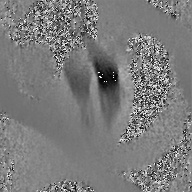
#> input picture imgs/gray_frames/36.jpg, 192 x 192 px, found by its file name
$ jupyter execute --allow-errors Phase-Unwrap.ipynb   (older library calls are emulated)
#> lines starting #> are read from the running program, lines starting #| are printed output that depends on the picture; after the words box and inside, x2 and y2 are one past the last pixel; in counts of white or black regions, pixels touching at a corner belong together
[cell 1]
import numpy as np
from matplotlib import pyplot as plt
import cv2

#> (the rest of this cell did not finish here and is left out)

[cell 2]
import numpy as np
from matplotlib import pyplot as plt
import cv2

[cell 3]
import os

dir_ = "./gray_frames"
fname = os.path.join(dir_,'36.jpg')
print(fname)
hsv = cv2.imread(fname)
#> hsv is the input picture: shape (192, 192, 3); min 0, max 254, mean 123.2
print(hsv.shape)
#| (192, 192, 3)
hsv=cv2.cvtColor(hsv, cv2.COLOR_BGR2GRAY)
#> hsv: shape (192, 192)
print(hsv.shape)
#| (192, 192)
cv2.imshow('img2_hsv',hsv)
cv2.waitKey(0)


import glob

#print(glob.glob("./processed/processed/phase_data_la4ch1/png_frames/*.png"))
hsv_images = [cv2.imread(file) for file in glob.glob("./hsv_frames/*.jpg")]
print(len(hsv_images))

'''
img2.shape
img2_rgb=cv2.cvtColor(img2, cv2.COLOR_HSV2RGB)
'''
'''
cv2.imshow('img2_rgb',img)
cv2.imshow('img2_hsv',hsv)
cv2.waitKey(0)
'''

[cell 4]
# lower mask (0-10)
lower_red = np.array([0,50,50])
upper_red = np.array([10,255,255])
#> (the rest of this cell did not finish here and is left out)

#> (a cell that did not finish here is left out)

[cell 6]
import os
# [81 lines left out: functions identify_phasewrap, draw_bbox, main, not called in this run]


#main()

[cell 7]
import numpy as np
from matplotlib import pyplot as plt
import cv2

import os

def identify_phasewrap_gray(gray):

    # takes in a single img in hsv format

    # returns x,y,w,h of the rect bbox around phase-wrap ROI

    mask1 = cv2.inRange(gray, 10, 30)
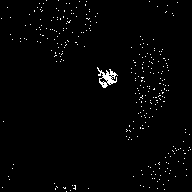
#> mask1: shape (192, 192); 1.5% white in thin lines or dots
    mask2 = cv2.inRange(gray, 30, 35)
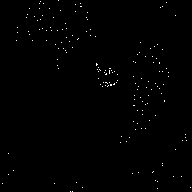
#> mask2: shape (192, 192); 0.52% white in thin lines or dots

    mask = cv2.bitwise_or(mask1, mask2)
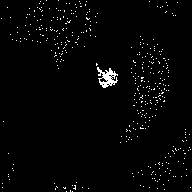
#> mask: shape (192, 192); 2% white in thin lines or dots
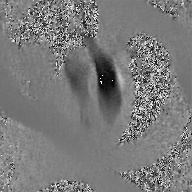
#> input picture imgs/gray_frames/40.jpg, 192 x 192 px, found by its file name
#> in load_image_and_get_roi, img is the input picture: shape (192, 192, 3); min 0, max 255, mean 122.5
    # [6 lines of commented-out code are left out]

    ret,thresh = cv2.threshold(mask, 40, 255, 0)
    #cv2.imshow('img_seg_gray',thresh)
    #cv2.waitKey(0)
    #thresh.astype('uint8')
    im2,contours,hierarchy = cv2.findContours(thresh, cv2.RETR_+LIST, cv2.CHAIN_APPROX_SIMPLE)

    if len(contours) != 0:

        c = max(contours, key = cv2.contourArea)

        x,y,w,h = cv2.boundingRect(c)


        print(x,y,w,h)

        return (x,y,w,h)


# [18 lines left out: functions draw_bbox, capture_white_pixels, not called in this run]


def main1():


    gray_dir = './gray_frames'

    for fname in os.listdir(gray_dir):


        gray_img = cv2.imread(gray_dir + '/'+ fname)

        if gray_img is None:

            raise RuntimeError

        gray_img=cv2.cvtColor(gray_img, cv2.COLOR_BGR2GRAY)

        gray = gray_img.copy()


        #rgb= cv2.cvtColor(hsv, cv2.COLOR_HSV2RGB)

        #gray= cv2.imread(gray_dir + '/'+ fname)

        x,y,w,h = identify_phasewrap_gray(gray)


        print(fname + ' w = '+ str(w) + ' h = ' + str(h))

        if (w*h >= 400):

            #hsv_img = draw_bbox(hsv,x,y,w,h)

            #rgb_img = draw_bbox(rgb,x,y,w,h)

            gray_boxed = draw_bbox(gray,x,y,w,h)


            bboxed_imgs = np.hstack([gray_img,gray_boxed])

        else:

            bboxed_imgs = np.hstack([gray_img,gray_img])

        cv2.imwrite('./wrap_detected7/'+fname,bboxed_imgs)


#> (the rest of this cell did not finish here and is left out)

[cell 8]
import numpy as np
from matplotlib import pyplot as plt
import cv2

import os

def identify_phasewrap_gray(gray):

    # takes in a single img in hsv format

    # returns x,y,w,h of the rect bbox around phase-wrap ROI

    mask1 = cv2.inRange(gray, 10, 30)
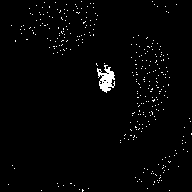
#> mask1: shape (192, 192); 1.8% white; 319 white regions (318 under 20 px), largest, box (x1, y1, x2, y2) and area: (97, 65, 115, 93) 279
    mask2 = cv2.inRange(gray, 30, 35)
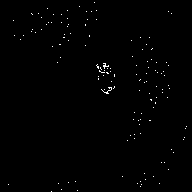
#> mask2: shape (192, 192); 0.54% white in thin lines or dots

    mask = cv2.bitwise_or(mask1, mask2)
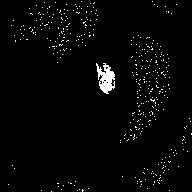
#> mask: shape (192, 192); 2.3% white; 369 white regions (368 under 20 px)


    ret,thresh = cv2.threshold(mask, 40, 255, 0)

    im2,contours,hierarchy = cv2.findContours(thresh, cv2.RETR_LIST, cv2.CHAIN_APPROX_SIMPLE)
#> contours = 375 contours, 374 with area under 20; largest, box (x1, y1, x2, y2) and area: (96, 63, 115, 94) 290

    if len(contours) != 0:

        c = max(contours, key = cv2.contourArea)
#> c = contour of 88 points, box (x1, y1, x2, y2) (96, 63, 115, 94), area 290

        x,y,w,h = cv2.boundingRect(c)
#> x = 96; y = 63; w = 19; h = 31


        print(x,y,w,h)
#| 96 63 19 31

        return (x,y,w,h)


# [39 lines left out: functions draw_bbox, capture_white_pixels, not called in this run]


'''
def scale_each_coordinate(white_pixel_coordinate,x,y):

    #scaled_coordinate = np.array([white_pixel_coordinate[0] + x,white_pixel_coordinate[1] + y])
    print(white_pixel_coordinate)
    return white_pixel_coordinate
'''

# [19 lines left out: functions scale_pixel_coordinates, save_white_pixel_coordinates_as_csv, not called in this run]


def load_image_and_get_roi(dir_,fname):

    # loads image and returns the img numpy array coordinates of the roi

    img = cv2.imread(dir_ + '/'+ fname)

    if img is None:

        raise RuntimeError

    img=cv2.cvtColor(img, cv2.COLOR_BGR2GRAY)

    gray = img.copy()

    #rgb= cv2.cvtColor(hsv, cv2.COLOR_HSV2RGB)

    #gray= cv2.imread(gray_dir + '/'+ fname)

    x,y,w,h = identify_phasewrap_gray(gray)
#> x = 96; y = 63; w = 19; h = 31

    return (img,x,y,w,h)


# [23 lines left out: function check_img_for_wrap_and_write_coords_to_csv, not called in this run]


def correct_phase_wrap(img,fname,x,y,w,h):

    # cropped region of image defined by x,y,w,h

    gray = img.copy()

    crop_img = img[y:y+h, x:x+w]

    out_img = cv2.medianBlur(crop_img, 7)

    img[y:y+h, x:x+w] = out_img

    #imgs = np.hstack([gray,img])

    cv2.imwrite('./wrap_corrected/'+'corrected_'+fname,img)
    print('done')

    # [5 lines of commented-out code are left out]


def main():

    dir_ = './gray_frames'

    fname = '40.jpg'

    '''
    for fname in os.listdir(dir_):

        out_fname = fname.split('.')[0] + '.csv'

        sq_area_thresh = 400

        white_thresh = 210

        check_img_for_wrap_and_write_coords_to_csv(dir_,fname,out_fname,sq_area_thresh,white_thresh)

    '''

    img,x,y,w,h = load_image_and_get_roi(dir_,fname)
#> x = 96; y = 63; w = 19; h = 31
    correct_phase_wrap(img,fname,x,y,w,h)
#> in correct_phase_wrap, `img[y:y+h, x:x+w] = out_img`: img: shape (192, 192); min 0, max 255, mean 122.4


#load_image_and_get_roi('./gray_frames','38.jpg')
main()
